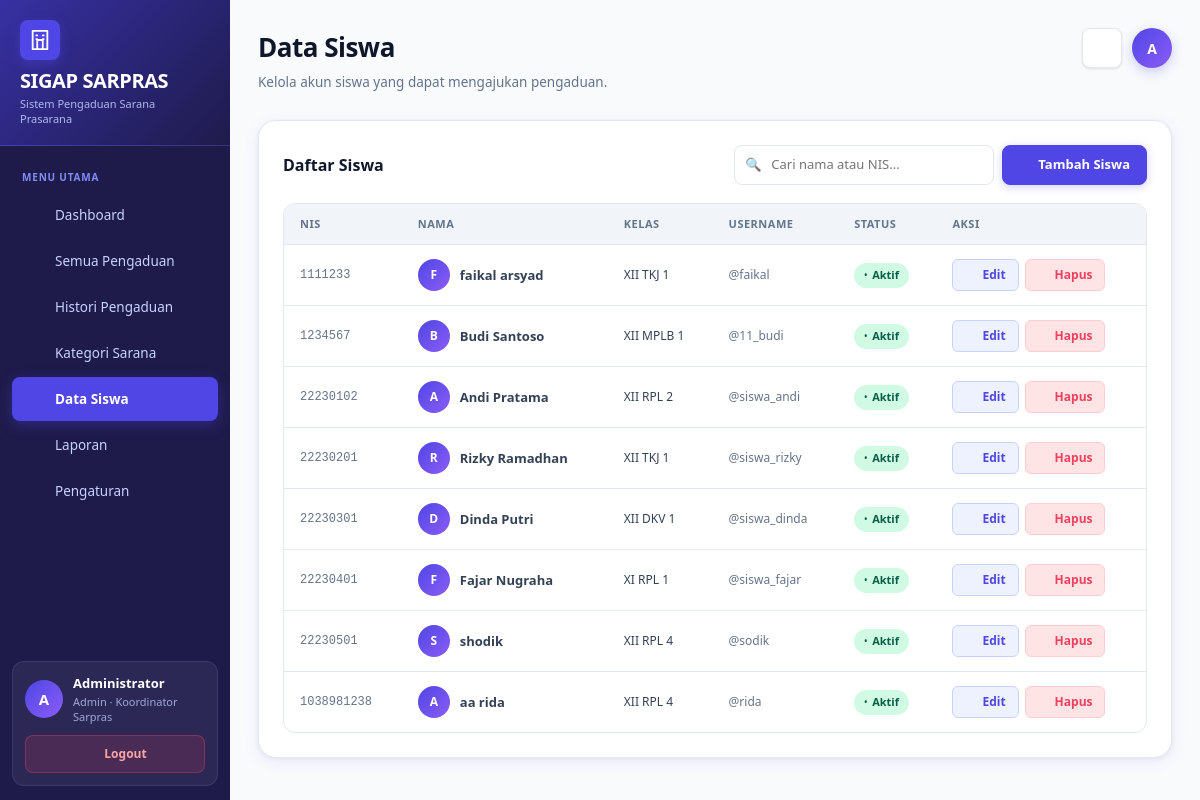
/views/siswa.php (signed in), run on the app's committed database.
### tables this page shows
CREATE TABLE `siswa` (
  `nis` int(11) NOT NULL,
  `nama` varchar(100) NOT NULL,
  `kelas` varchar(50) NOT NULL,
  `username` varchar(50) NOT NULL,
  `password` varchar(255) NOT NULL,
  `aktif` tinyint(1) NOT NULL DEFAULT 1
);

### models/Siswa.php (called while the page is built, shortened)
<?php
class Siswa {
    private $conn;
    public function __construct($conn) {
        $this->conn = $conn;
    }
    public function tampil() {
        return mysqli_query($this->conn, "SELECT * FROM siswa ORDER BY nis ASC");
    }
}
?>

### views/siswa.php (the view, shortened to what this page needs)
<?php
include '../config/koneksi.php';
include '../config/icons.php';
include '../config/layout.php';
include '../models/Siswa.php';
$m   = new Siswa($conn);
$q = $m->tampil();
?>
<!doctype html>
<html lang="id">
<head>
    <link rel="stylesheet" href="../assets/style.css?v=5">
</head>
<body>
<div class="app">
    <?= sidebar('students') ?>
    <main class="main">
        <div class="top">
            <div>
                <h2>Data Siswa</h2>
                <p>Kelola akun siswa yang dapat mengajukan pengaduan.</p>
            </div>
            <div class="top-actions">
                <div class="bell"><?= icon('bell', '17') ?></div>
                <div class="avatar"><?= strtoupper(substr($_SESSION['nama'] ?? 'A', 0, 1)) ?></div>
            </div>
        </div>
        <div class="panel table-panel mt-28">
            <div class="toolbar">
                <strong class="section-title">Daftar Siswa</strong>
                <div class="toolbar-actions">
                    <div class="search">
                        <input id="searchInput" placeholder="Cari nama atau NIS..." oninput="filterTable()">
                    </div>
                    <a class="btn primary" href="siswa_form.php">
                        <span style="display:flex;align-items:center;gap:6px;"><?= icon('plus', '13') ?> Tambah Siswa</span>
                    </a>
                </div>
            </div>
            <div class="table-wrap">
                <table id="siswaTable">
                    <thead>
                        <tr>
                            <th>NIS</th>
                            <th>Nama</th>
                            <th>Kelas</th>
                            <th>Username</th>
                            <th>Status</th>
                            <th>Aksi</th>
                        </tr>
                    </thead>
                    <tbody>
                        <?php $empty = true; while ($r = mysqli_fetch_assoc($q)): $empty = false; ?>
                        <tr>
                            <td style="font-family:monospace;font-size:12px;color:var(--muted);"><?= htmlspecialchars($r['nis']) ?></td>
                            <td>
                                <div style="display:flex;align-items:center;gap:10px;">
                                    <div style="width:32px;height:32px;border-radius:50%;background:linear-gradient(135deg,var(--primary),var(--purple));display:flex;align-items:center;justify-content:center;color:#fff;font-weight:700;font-size:12px;flex-shrink:0;">
                                        <?= strtoupper(substr($r['nama'], 0, 1)) ?>
                                    </div>
                                    <div style="font-weight:600;"><?= htmlspecialchars($r['nama']) ?></div>
                                </div>
                            </td>
                            <td style="font-size:12px;"><?= htmlspecialchars($r['kelas']) ?></td>
                            <td style="font-size:12px;color:var(--muted);">@<?= htmlspecialchars($r['username']) ?></td>
                            <td>
                                <span class="status <?= $r['aktif'] ? 'selesai' : 'ditolak' ?>">
                                    <?= $r['aktif'] ? 'Aktif' : 'Nonaktif' ?>
                                </span>
                            </td>
                            <td>
                                <div class="action-row">
                                    <a class="action-btn" href="siswa_form.php?nis=<?= $r['nis'] ?>">
                                        <span style="display:flex;align-items:center;gap:4px;"><?= icon('edit', '13') ?> Edit</span>
                                    </a>
                                    <a class="action-btn danger"
                                       onclick="return confirm('Hapus akun <?= htmlspecialchars(addslashes($r['nama'])) ?>?')"
                                       href="siswa.php?hapus=<?= $r['nis'] ?>">
                                        <span style="display:flex;align-items:center;gap:4px;"><?= icon('trash', '13') ?> Hapus</span>
                                    </a>
                                </div>
                            </td>
                        </tr>
                        <?php endwhile; ?>
                    </tbody>
                </table>
            </div>
        </div>
    </main>
</div>
</body>
</html>

### config/icons.php (shortened to what this page needs)
<?php
function icon(string $name, string $size = '18', string $class = ''): string {
    $cls = $class ? " class=\"{$class}\"" : '';
    $path = $icons[$name] ?? $icons['info'];
    return "<svg xmlns=\"http://www.w3.org/2000/svg\" width=\"{$size}\" height=\"{$size}\" viewBox=\"0 0 24 24\" fill=\"none\" stroke=\"currentColor\" stroke-width=\"2\" stroke-linecap=\"round\" stroke-linejoin=\"round\"{$cls}>{$path}</svg>";
}
?>

### data on the page
siswa: nis "1111233", nama "F", nama "faikal arsyad", kelas "XII TKJ 1", username "faikal", aktif "Aktif", $size 13 (drawn)
siswa: nis "1234567", nama "B", nama "Budi Santoso", kelas "XII MPLB 1", username "11_budi", aktif "Aktif", $size 13 (drawn)
siswa: nis "22230102", nama "A", nama "Andi Pratama", kelas "XII RPL 2", username "siswa_andi", aktif "Aktif", $size 13 (drawn)
siswa: nis "22230201", nama "R", nama "Rizky Ramadhan", kelas "XII TKJ 1", username "siswa_rizky", aktif "Aktif", $size 13 (drawn)
siswa: nis "22230301", nama "D", nama "Dinda Putri", kelas "XII DKV 1", username "siswa_dinda", aktif "Aktif", $size 13 (drawn)
siswa: nis "22230401", nama "F", nama "Fajar Nugraha", kelas "XI RPL 1", username "siswa_fajar", aktif "Aktif", $size 13 (drawn)
siswa: nis "22230501", nama "S", nama "shodik", kelas "XII RPL 4", username "sodik", aktif "Aktif", $size 13 (drawn)
siswa: nis "1038981238", nama "A", nama "aa rida", kelas "XII RPL 4", username "rida", aktif "Aktif", $size 13 (drawn)

### other printed values
$item['label'] "Dashboard"
$item['label'] "Semua Pengaduan"
$item['label'] "Histori Pengaduan"
$item['label'] "Kategori Sarana"
$item['label'] "Data Siswa"
$item['label'] "Laporan"
$item['label'] "Pengaturan"
$initial "A"
$nama "Administrator"
$sub "Admin · Koordinator Sarpras"
substr($_SESSION['nama'] ?? 'A', 0, 1) "A"
